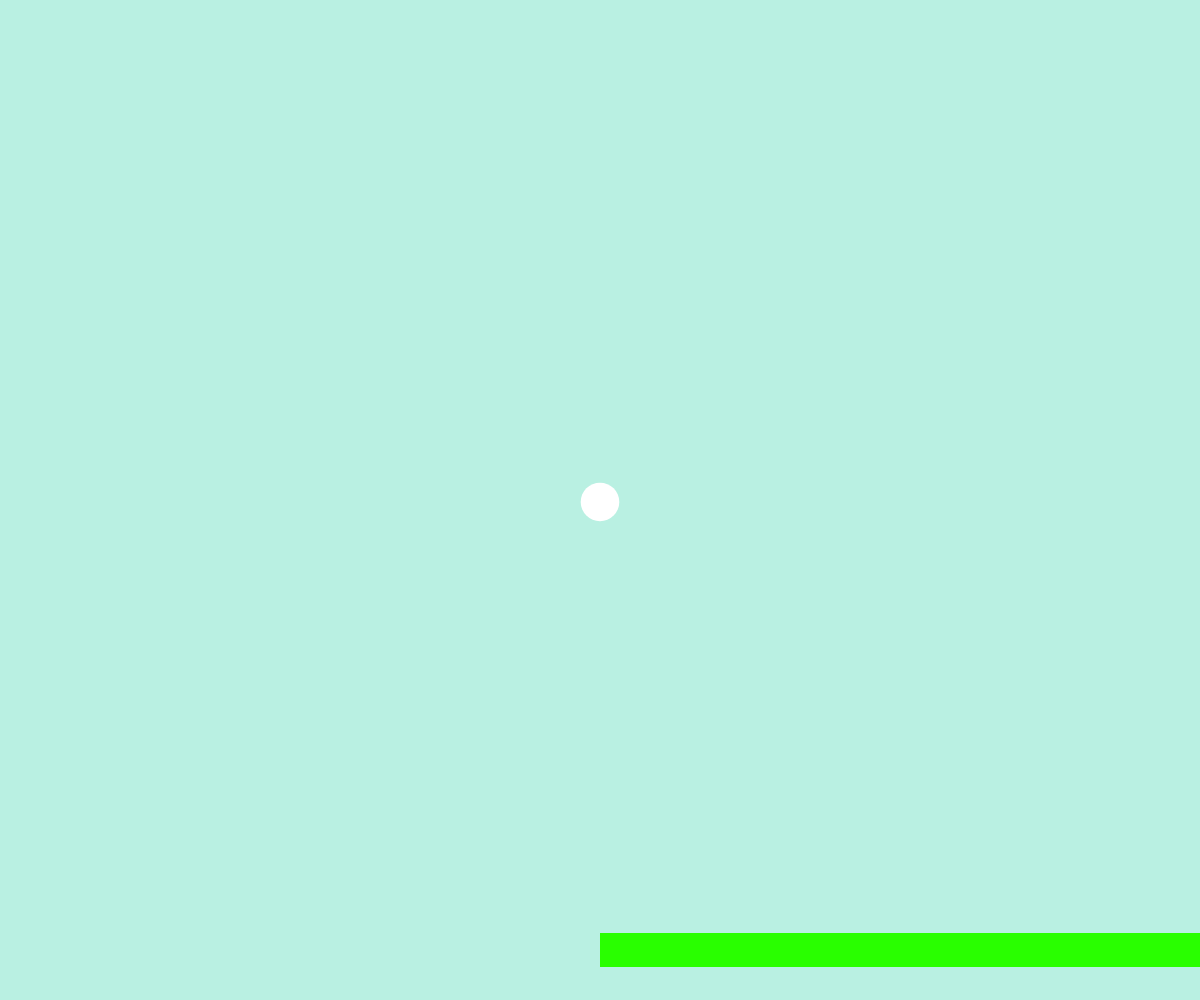
Frame 1 (no input)
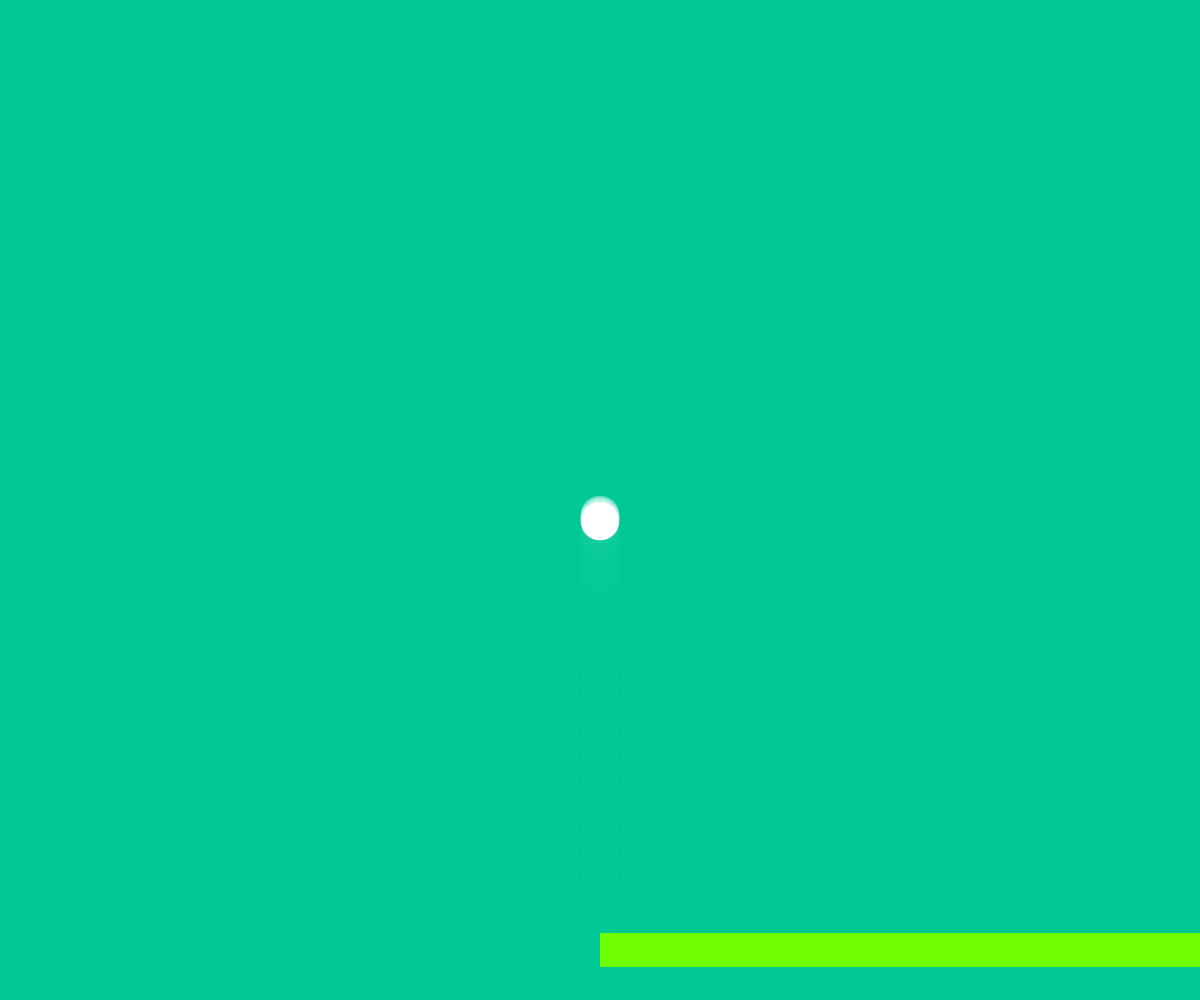
Frame 60 (no input)
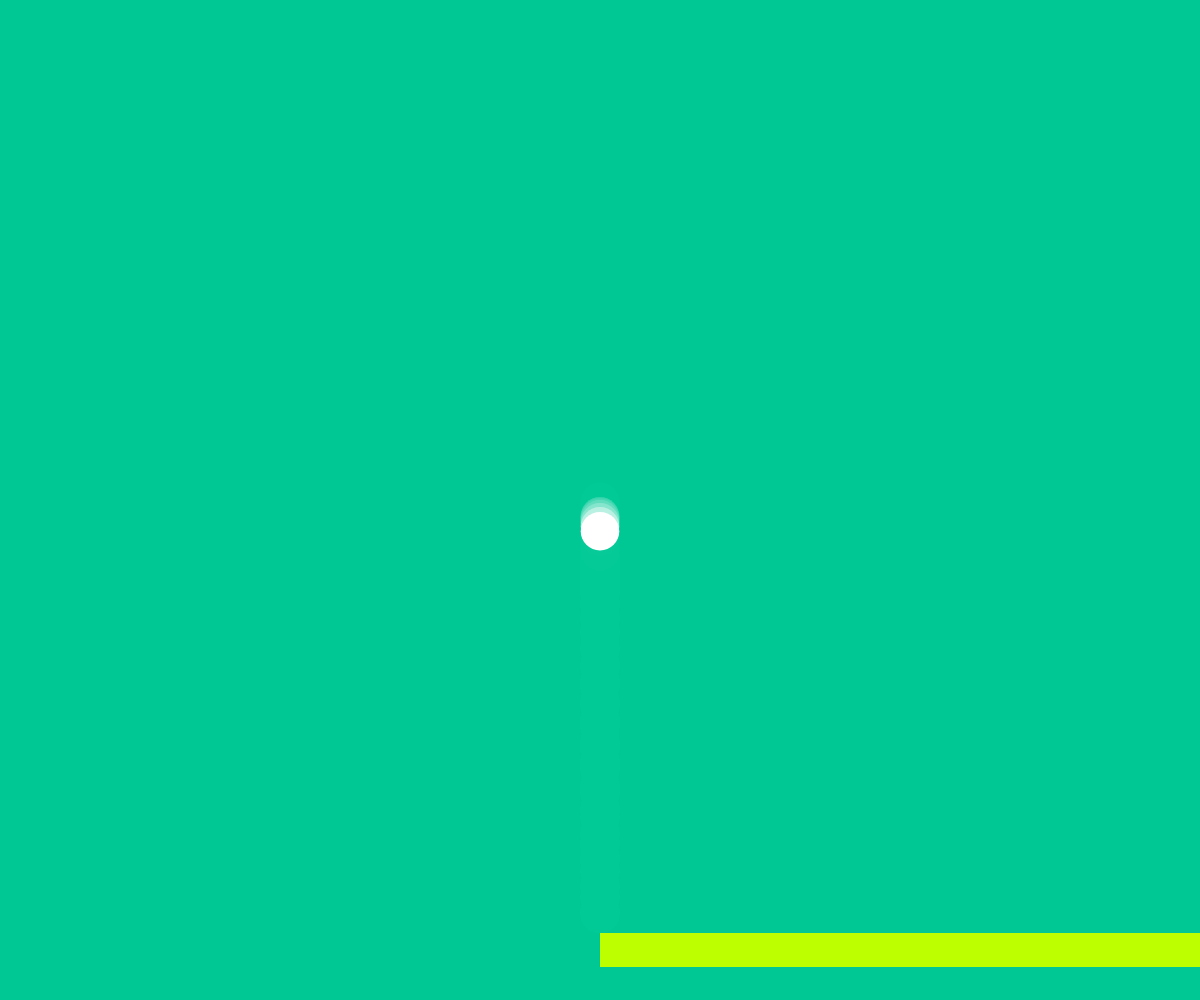
Frame 120 (the mouse pressed at the canvas centre since frame 60)

The p5.js sketch that drew these frames (run headless with seeded random() and noise() and a simulated clock; from frame 60 on, the mouse is pressed at the canvas centre):

// p5.js sketch
// ── sketch.js
let balon1;

function setup() {
  createCanvas(windowWidth, windowHeight);

  balon1 = new Pelota(100, 200);
}

function draw() {
  background(0, 200, 150, 70);

  balon1.update();
  balon1.display();
}

class Pelota {
  constructor() {
    this.posX = windowWidth / 2;
    this.posY = windowHeight / 2;
    rectMode(CENTER);
    this.diam = random(10, 50);
    this.rad = this.diam / 2;
    this.velY = 1;
    this.acel = 0.98;
    this.margen = 50;
    this.esp = 34;
    this.piso = windowHeight - this.margen - this.esp / 2;
  }

  update() {
    this.velY += this.acel;
    this.posY += this.velY;

    if (this.posY >= this.piso - this.rad) {
      print("ya");
      this.posY = this.piso - this.rad;
      this.velY *= -1;
    }
  }

  display() {
    noStroke();
    fill(255);
    circle(this.posX, this.posY, this.diam);

    fill(random(0, 200), 255, 0);
    rect(windowWidth, windowHeight - this.margen, windowWidth, this.esp);
  }
}
